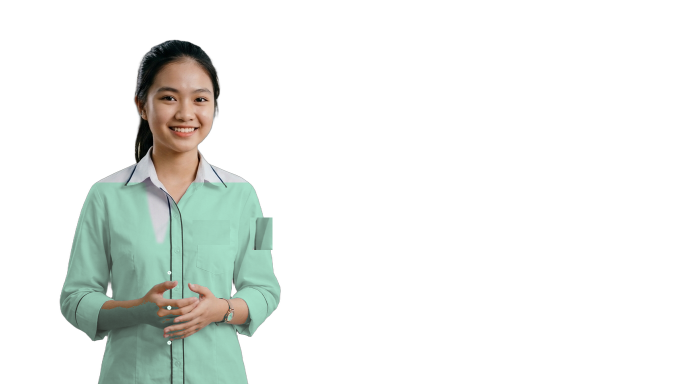
#> input picture test_perfect_s1_cutout.png, 1376 x 768 px, found by its file name (shown at 1/2 size)
$ python build_b12_b14_keyframes.py
#> lines starting #> are read from the running program, lines starting #| are printed output that depends on the picture
import os
import math
from PIL import Image, ImageFilter, ImageEnhance, ImageDraw, ImageOps
import numpy as np

WORK_DIR = r"C:\Users\vuasu\.gemini\antigravity\scratch\AIvid"
DOWNLOADS_DIR = os.path.join(WORK_DIR, "scratch", "downloads")
KEYFRAMES_DIR = os.path.join(WORK_DIR, "keyframes")

B12_DIR = os.path.join(KEYFRAMES_DIR, "B12_ChuyenDongNem")
B14_DIR = os.path.join(KEYFRAMES_DIR, "B14_DinhLuat1Newton")

os.makedirs(B12_DIR, exist_ok=True)
os.makedirs(B14_DIR, exist_ok=True)

TARGET_W, TARGET_H = 1376, 768

print("==================================================")
print("BUILDING 10 CLEAN 16:9 KEYFRAMES FOR B12 & B14")
print("==================================================")

# Load donor assets
cutout_mc = Image.open(os.path.join(WORK_DIR, "test_perfect_s1_cutout.png")).convert("RGBA") # Cô Nhung cutout
#> cutout_mc is the input picture: PIL image 1376x768 RGBA; mean R, G, B, A 25.4, 28.9, 26, 45.7
full_mc_s1 = Image.open(os.path.join(WORK_DIR, "test_full_s1_perfect.png")).convert("RGB")
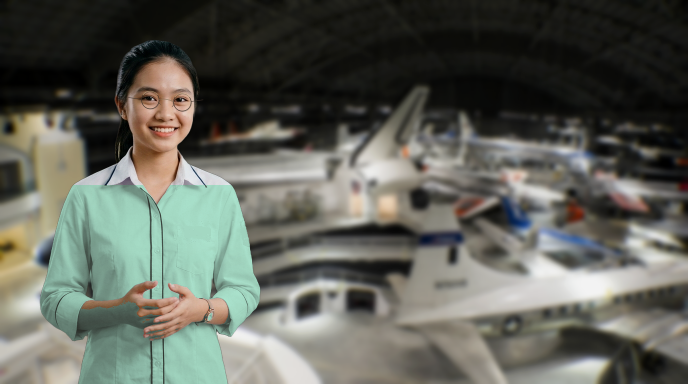
#> input picture test_full_s1_perfect.png, 1376 x 768 px, found by its file name (shown at 1/2 size)
#> full_mc_s1 is the input picture: PIL image 1376x768 RGB; mean R, G, B 95.4, 97.8, 89.4
smithsonian = Image.open(os.path.join(WORK_DIR, "smithsonian_gallery.jpg")).convert("RGB")
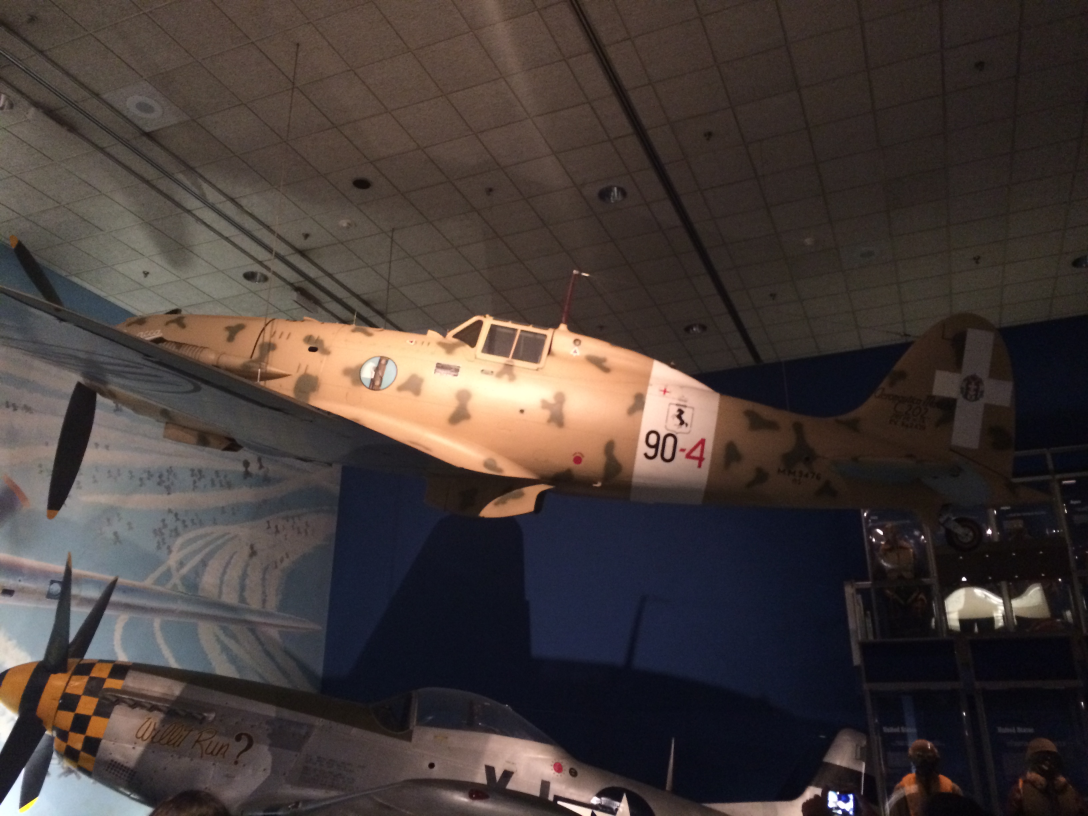
#> input picture smithsonian_gallery.jpg, 3264 x 2448 px, found by its file name (shown at 1/3 size)
#> smithsonian is the input picture: PIL image 3264x2448 RGB; mean R, G, B 69.6, 59.9, 57.1
usaf_gallery = Image.open(os.path.join(WORK_DIR, "usaf_gallery.jpg")).convert("RGB")
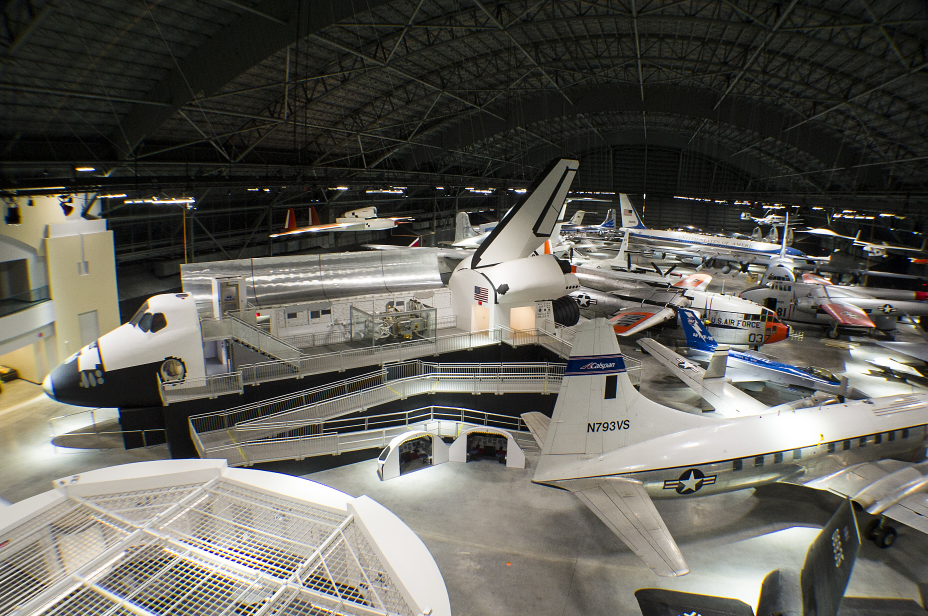
#> input picture usaf_gallery.jpg, 2784 x 1848 px, found by its file name (shown at 1/3 size)
#> usaf_gallery is the input picture: PIL image 2784x1848 RGB; mean R, G, B 97, 95.2, 88

#> (the run stopped early here; a loop or call above may not have finished)
